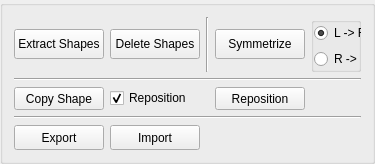
           <widget class="QGroupBox" name="controlShapes_gbx">
            <property name="title">
             <string/>
            </property>
            <layout class="QGridLayout" name="gridLayout_4">
             <item row="0" column="0">
              <layout class="QGridLayout" name="gridLayout_6">
               <item row="0" column="2">
                <widget class="Line" name="line_5">
                 <property name="orientation">
                  <enum>Qt::Vertical</enum>
                 </property>
                </widget>
               </item>
               <item row="0" column="1">
                <widget class="QPushButton" name="removeCustomShapes_btn">
                 <property name="enabled">
                  <bool>true</bool>
                 </property>
                 <property name="minimumSize">
                  <size>
                   <width>90</width>
                   <height>30</height>
                  </size>
                 </property>
                 <property name="accessibleName">
                  <string>deleteAction</string>
                 </property>
                 <property name="text">
                  <string>Delete Shapes</string>
                 </property>
                </widget>
               </item>
               <item row="0" column="4">
                <widget class="QGroupBox" name="groupBox_11">
                 <property name="maximumSize">
                  <size>
                   <width>50</width>
                   <height>16777215</height>
                  </size>
                 </property>
                 <property name="accessibleName">
                  <string>transparent</string>
                 </property>
                 <property name="title">
                  <string/>
                 </property>
                 <layout class="QVBoxLayout" name="verticalLayout_11">
                  <property name="leftMargin">
                   <number>0</number>
                  </property>
                  <property name="topMargin">
                   <number>0</number>
                  </property>
                  <property name="rightMargin">
                   <number>0</number>
                  </property>
                  <property name="bottomMargin">
                   <number>0</number>
                  </property>
                  <item>
                   <widget class="QRadioButton" name="csSymLtoR_btn">
                    <property name="minimumSize">
                     <size>
                      <width>50</width>
                      <height>0</height>
                     </size>
                    </property>
                    <property name="maximumSize">
                     <size>
                      <width>60</width>
                      <height>16777215</height>
                     </size>
                    </property>
                    <property name="text">
                     <string>L -&gt; R</string>
                    </property>
                    <property name="checked">
                     <bool>true</bool>
                    </property>
                   </widget>
                  </item>
                  <item>
                   <widget class="QRadioButton" name="csSymRtoL_btn">
                    <property name="minimumSize">
                     <size>
                      <width>50</width>
                      <height>0</height>
                     </size>
                    </property>
                    <property name="maximumSize">
                     <size>
                      <width>60</width>
                      <height>16777215</height>
                     </size>
                    </property>
                    <property name="text">
                     <string>R -&gt; L</string>
                    </property>
                   </widget>
                  </item>
                 </layout>
                </widget>
               </item>
               <item row="1" column="0" colspan="5">
                <widget class="Line" name="line_4">
                 <property name="orientation">
                  <enum>Qt::Horizontal</enum>
                 </property>
                </widget>
               </item>
               <item row="0" column="0">
                <widget class="QPushButton" name="extractShapes_btn">
                 <property name="minimumSize">
                  <size>
                   <width>90</width>
                   <height>30</height>
                  </size>
                 </property>
                 <property name="accessibleName">
                  <string>minorAction</string>
                 </property>
                 <property name="text">
                  <string>Extract Shapes</string>
                 </property>
                </widget>
               </item>
               <item row="0" column="3">
                <widget class="QPushButton" name="symmetrizeControlShapes_btn">
                 <property name="minimumSize">
                  <size>
                   <width>90</width>
                   <height>30</height>
                  </size>
                 </property>
                 <property name="text">
                  <string>Symmetrize</string>
                 </property>
                </widget>
               </item>
               <item row="2" column="0">
                <widget class="QPushButton" name="copyShape_btn">
                 <property name="minimumSize">
                  <size>
                   <width>90</width>
                   <height>23</height>
                  </size>
                 </property>
                 <property name="text">
                  <string>Copy Shape</string>
                 </property>
                </widget>
               </item>
               <item row="5" column="0">
                <widget class="QPushButton" name="exportCS_btn">
                 <property name="minimumSize">
                  <size>
                   <width>90</width>
                   <height>25</height>
                  </size>
                 </property>
                 <property name="accessibleName">
                  <string>saveAction</string>
                 </property>
                 <property name="text">
                  <string>Export</string>
                 </property>
                </widget>
               </item>
               <item row="5" column="1">
                <widget class="QPushButton" name="importCS_btn">
                 <property name="minimumSize">
                  <size>
                   <width>90</width>
                   <height>25</height>
                  </size>
                 </property>
                 <property name="accessibleName">
                  <string>loadAction</string>
                 </property>
                 <property name="text">
                  <string>Import</string>
                 </property>
                </widget>
               </item>
               <item row="4" column="0" colspan="5">
                <widget class="Line" name="line_11">
                 <property name="orientation">
                  <enum>Qt::Horizontal</enum>
                 </property>
                </widget>
               </item>
               <item row="2" column="3">
                <widget class="QPushButton" name="reposition_btn">
                 <property name="minimumSize">
                  <size>
                   <width>90</width>
                   <height>23</height>
                  </size>
                 </property>
                 <property name="text">
                  <string>Reposition</string>
                 </property>
                </widget>
               </item>
               <item row="2" column="1">
                <widget class="QCheckBox" name="reposition_cbx">
                 <property name="text">
                  <string>Reposition</string>
                 </property>
                 <property name="checked">
                  <bool>true</bool>
                 </property>
                </widget>
               </item>
              </layout>
             </item>
            </layout>
           </widget>
